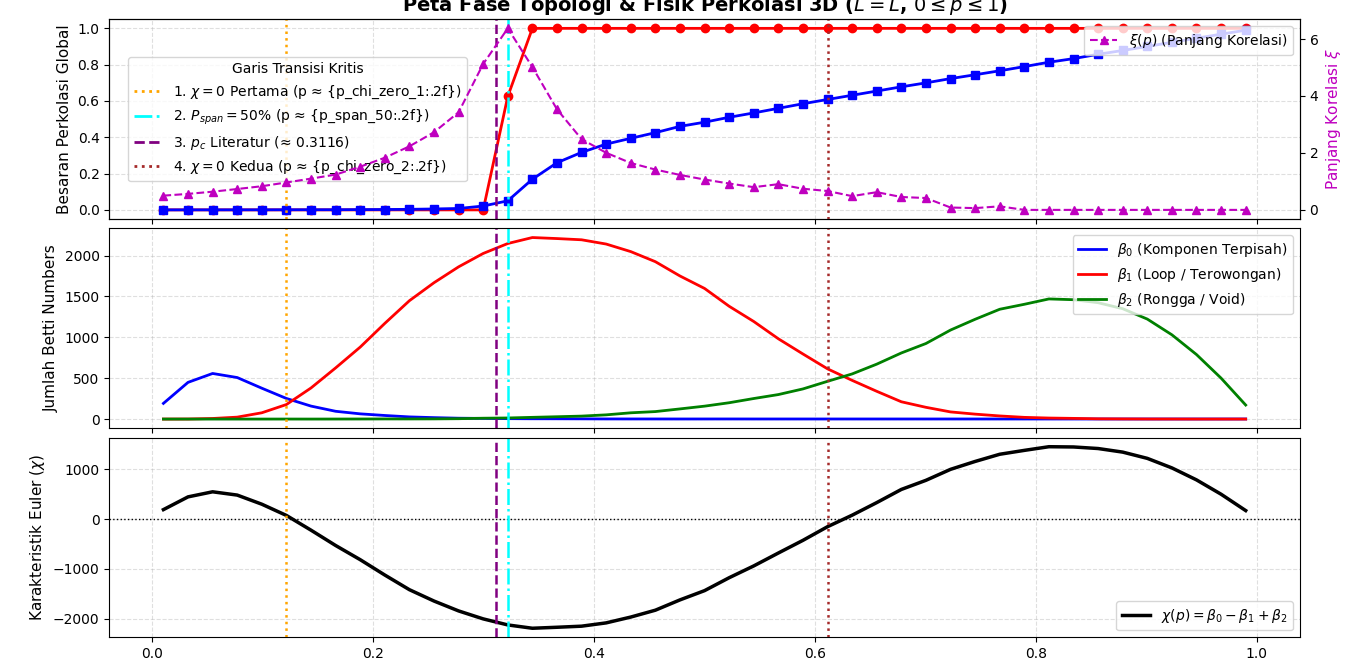

Python code for this plot:
import numpy as np
import matplotlib.pyplot as plt
from scipy.ndimage import label, distance_transform_edt
import gudhi as gd
import time

def compute_correlation_length(grid_3d, labeled_grid, num_features):
    """
    Menghitung Panjang Korelasi xi(p) dari radius girus (radius of gyration) klaster.
    xi^2 = 2 * sum(S_i^2 * R_g,i^2) / sum(S_i^2)  (mengabaikan klaster terbesar/spanning)
    """
    if num_features <= 1:
        return 0.0

    sizes = np.bincount(labeled_grid.ravel())
    sizes[0] = 0  # Ignore background
    
    # Abaikan klaster terbesar untuk menghitung korelasi fluktuasi
    max_label = sizes.argmax()
    
    sum_s2_rg2 = 0.0
    sum_s2 = 0.0

    for l in range(1, num_features + 1):
        if l == max_label:
            continue
        
        coords = np.argwhere(labeled_grid == l)
        s_i = len(coords)
        if s_i < 2:
            continue
            
        com = coords.mean(axis=0)
        rg2 = np.mean(np.sum((coords - com)**2, axis=1))
        
        sum_s2_rg2 += (s_i**2) * rg2
        sum_s2 += (s_i**2)

    if sum_s2 == 0:
        return 0.0
    
    return np.sqrt(sum_s2_rg2 / sum_s2)

def run_grand_unified_experiment(L=28, p_steps=50, realizations=10):
    p_arr = np.linspace(0.01, 0.99, p_steps)
    
    # Array Penyimpan Data
    b0_arr = np.zeros(p_steps)
    b1_arr = np.zeros(p_steps)
    b2_arr = np.zeros(p_steps)
    chi_arr = np.zeros(p_steps)
    smax_arr = np.zeros(p_steps)
    pspan_arr = np.zeros(p_steps)
    xi_arr = np.zeros(p_steps)

    print(f"==================================================")
    print(f"Menjalankan Grand Unified Experiment (L={L}, Steps={p_steps})")
    print(f"==================================================")
    
    start_time = time.time()

    struct_6 = np.zeros((3, 3, 3), dtype=int)
    struct_6[1, 1, :] = 1
    struct_6[1, :, 1] = 1
    struct_6[:, 1, 1] = 1

    for idx, p in enumerate(p_arr):
        b0_s, b1_s, b2_s, chi_s = [], [], [], []
        smax_s, pspan_s, xi_s = [], [], []

        for _ in range(realizations):
            # 1. Generate Grid
            grid = (np.random.rand(L, L, L) < p).astype(int)
            
            # 2. Topologi via Gudhi CubicalComplex
            cc = gd.CubicalComplex(dimensions=[L, L, L], top_dimensional_cells=grid.flatten())
            # Trik filtrasi biner: 1 saat muncul, inf saat kosong
            filt = np.where(grid.flatten() == 1, 0.0, 2.0)
            cc_bin = gd.CubicalComplex(dimensions=[L, L, L], top_dimensional_cells=filt)
            p_res = cc_bin.persistence()
            
            # Hitung Betti numbers pada threshold p
            b0 = sum(1 for dim, (b, d) in p_res if dim == 0 and b <= 0.5 and d > 0.5)
            b1 = sum(1 for dim, (b, d) in p_res if dim == 1 and b <= 0.5 and d > 0.5)
            b2 = sum(1 for dim, (b, d) in p_res if dim == 2 and b <= 0.5 and d > 0.5)
            chi = b0 - b1 + b2

            # 3. Statistik Perkolasi
            labeled, num_feat = label(grid, structure=struct_6)
            if num_feat > 0:
                sizes = np.bincount(labeled.ravel())
                sizes[0] = 0
                smax = sizes.max() / (L**3) # Normalisasi volume
                
                left = set(np.unique(labeled[0, :, :])) - {0}
                right = set(np.unique(labeled[-1, :, :])) - {0}
                is_span = int(len(left.intersection(right)) > 0)
                
                xi = compute_correlation_length(grid, labeled, num_feat)
            else:
                smax, is_span, xi = 0, 0, 0

            b0_s.append(b0); b1_s.append(b1); b2_s.append(b2); chi_s.append(chi)
            smax_s.append(smax); pspan_s.append(is_span); xi_s.append(xi)

        b0_arr[idx] = np.mean(b0_s)
        b1_arr[idx] = np.mean(b1_s)
        b2_arr[idx] = np.mean(b2_s)
        chi_arr[idx] = np.mean(chi_s)
        smax_arr[idx] = np.mean(smax_s)
        pspan_arr[idx] = np.mean(pspan_s)
        xi_arr[idx] = np.mean(xi_s)

    print(f"Eksperimen Selesai dalam {time.time() - start_time:.2f} detik.")

    # --- CARI TITIK-TITIK TRANSISI UNTUK GARIS VERTIKAL ---
    # 1. Zero crossing chi pertama dan kedua
    zero_crossings = np.where(np.diff(np.sign(chi_arr)))[0]
    p_chi_zero_1 = p_arr[zero_crossings[0]] if len(zero_crossings) > 0 else 0.13
    p_chi_zero_2 = p_arr[zero_crossings[1]] if len(zero_crossings) > 1 else 0.62

    # 2. Point where P_span = 50% (0.5)
    idx_p50 = np.argmin(np.abs(pspan_arr - 0.5))
    p_span_50 = p_arr[idx_p50]

    # --- PLOTTING MASTER CHART ---
    fig, axes = plt.subplots(3, 1, figsize=(12, 14), sharex=True)

    # Subplot 1: Perkolasi Makroskopis (S_max, P_span, Correlation Length xi)
    ax1 = axes[0]
    ax1.plot(p_arr, pspan_arr, 'r-o', linewidth=2, label=r'$P_{\text{span}}$ (Probabilitas Spanning)')
    ax1.plot(p_arr, smax_arr, 'b-s', linewidth=2, label=r'$S_{\text{max}} / L^3$ (Fraksi Klaster Terbesar)')
    
    ax1_twin = ax1.twinx()
    ax1_twin.plot(
        p_arr, 
        xi_arr, 
        color='m', 
        marker='^', 
        linestyle='--', 
        linewidth=1.5, 
        label=r'$\xi(p)$ (Panjang Korelasi)'
    )
    ax1_twin.set_ylabel(r'Panjang Korelasi $\xi$', color='m', fontsize=11)
    
    ax1.set_ylabel('Besaran Perkolasi Global', fontsize=11)
    ax1.set_title(r'Peta Fase Topologi & Fisik Perkolasi 3D ($L={L}$, $0 \leq p \leq 1$)', fontsize=14, fontweight='bold')
    ax1.grid(True, linestyle='--', alpha=0.4)
    ax1.legend(loc='upper left')
    ax1_twin.legend(loc='upper right')

    # Subplot 2: Betti Numbers Decompositions
    ax2 = axes[1]
    ax2.plot(p_arr, b0_arr, 'blue', linewidth=2, label=r'$\beta_0$ (Komponen Terpisah)')
    ax2.plot(p_arr, b1_arr, 'red', linewidth=2, label=r'$\beta_1$ (Loop / Terowongan)')
    ax2.plot(p_arr, b2_arr, 'green', linewidth=2, label=r'$\beta_2$ (Rongga / Void)')
    ax2.set_ylabel('Jumlah Betti Numbers', fontsize=11)
    ax2.grid(True, linestyle='--', alpha=0.4)
    ax2.legend(loc='upper right')

    # Subplot 3: Karakteristik Euler Chi(p)
    ax3 = axes[2]
    ax3.plot(p_arr, chi_arr, 'k-', linewidth=2.5, label=r'$\chi(p) = \beta_0 - \beta_1 + \beta_2$')
    ax3.axhline(0, color='black', linestyle=':', linewidth=1)
    ax3.set_xlabel(r'Probabilitas Okupansi ($p$)', fontsize=12, fontweight='bold')
    ax3.set_ylabel(r'Karakteristik Euler ($\chi$)', fontsize=11)
    ax3.grid(True, linestyle='--', alpha=0.4)
    ax3.legend(loc='lower right')

    # --- TAMBAHKAN GARIS VERTIKAL PENANDA DI SEMUA SUBPLOT ---
    vlines = [
        (p_chi_zero_1, 'orange', ':', r'1. $\chi = 0$ Pertama (p ≈ {p_chi_zero_1:.2f})'),
        (p_span_50, 'cyan', '-.', r'2. $P_{{span}} = 50\%$ (p ≈ {p_span_50:.2f})'),
        (0.3116, 'purple', '--', r'3. $p_c$ Literatur (≈ 0.3116)'),
        (p_chi_zero_2, 'brown', ':', r'4. $\chi = 0$ Kedua (p ≈ {p_chi_zero_2:.2f})')
    ]

    for ax in [ax1, ax2, ax3]:
        for x_val, color, style, label_text in vlines:
            ax.axvline(x_val, color=color, linestyle=style, linewidth=1.8)

    # Tambahkan Legend Khusus Garis Vertikal di Gambar Atas
    from matplotlib.lines import Line2D
    custom_lines = [Line2D([0], [0], color=c, lw=2, ls=s) for _, c, s, _ in vlines]
    custom_labels = [lbl for _, _, _, lbl in vlines]
    ax1.legend(custom_lines, custom_labels, loc='center left', bbox_to_anchor=(0.01, 0.5), title="Garis Transisi Kritis")

    plt.tight_layout()
    plt.show()

if __name__ == "__main__":
    run_grand_unified_experiment(L=28, p_steps=45, realizations=8)
